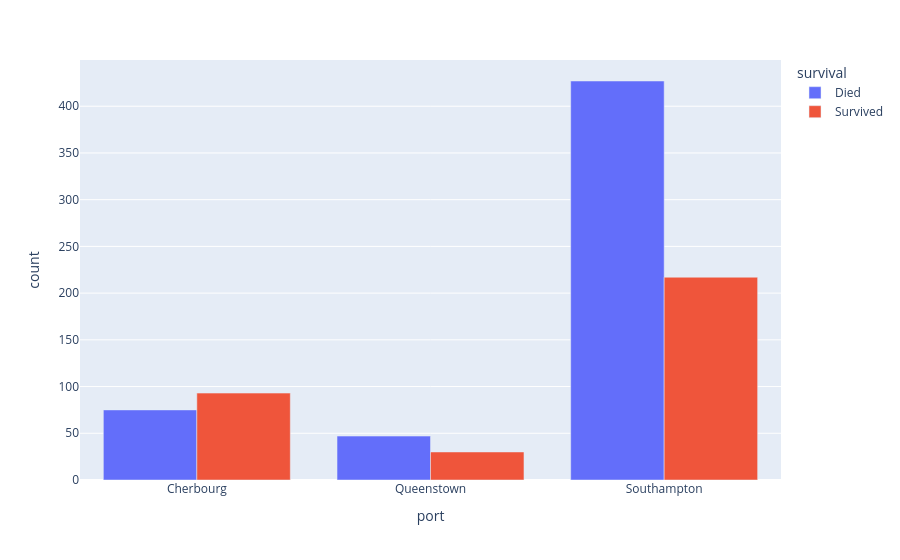

Notebook code cell kept with this figure:
### Markdown cell above
### 6. Port and survival
`port_counts`: the number of passengers for each `port` and `survival`. Then a **grouped** bar chart of it, coloured by survival.

### Code cell
port_counts = df.groupby(['port', 'survival']).size().reset_index(name = 'count')

# ✏️ Your code here
px.bar(port_counts, x = 'port', y = 'count', color = 'survival', barmode = 'group')

### Figure 1 — Plotly figure (JSON) as saved in the notebook; plotly's stock layout.template omitted (floating-point values rounded to 4 significant figures)
{"data": [{"alignmentgroup": "True", "hovertemplate": "survival=Died<br>port=%{x}<br>count=%{y}<extra></extra>", "legendgroup": "Died", "marker": {"color": "#636efa", "pattern": {"shape": ""}}, "name": "Died", "offsetgroup": "Died", "orientation": "v", "showlegend": true, "textposition": "auto", "type": "bar", "x": ["Cherbourg", "Queenstown", "Southampton"], "xaxis": "x", "y": [75, 47, 427], "yaxis": "y"}, {"alignmentgroup": "True", "hovertemplate": "survival=Survived<br>port=%{x}<br>count=%{y}<extra></extra>", "legendgroup": "Survived", "marker": {"color": "#EF553B", "pattern": {"shape": ""}}, "name": "Survived", "offsetgroup": "Survived", "orientation": "v", "showlegend": true, "textposition": "auto", "type": "bar", "x": ["Cherbourg", "Queenstown", "Southampton"], "xaxis": "x", "y": [93, 30, 217], "yaxis": "y"}], "layout": {"barmode": "group", "legend": {"title": {"text": "survival"}, "tracegroupgap": 0}, "margin": {"t": 60}, "xaxis": {"anchor": "y", "domain": [0, 1], "title": {"text": "port"}}, "yaxis": {"anchor": "x", "domain": [0, 1], "title": {"text": "count"}}}}
